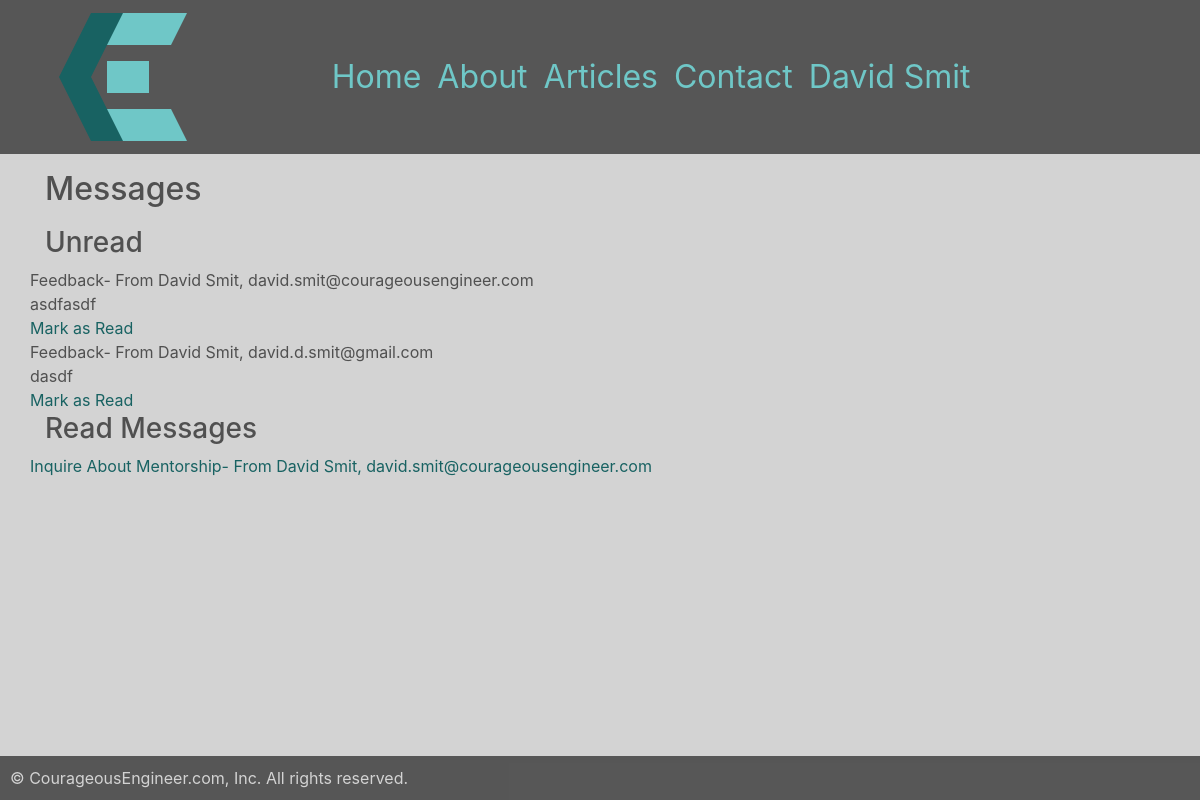
The app's page /read/messages (signed in) with its own data.
### chrissmit/services/db_models.py (models this page shows, shortened)
class User(db.Model, UserMixin):
    id = db.Column(db.Integer, primary_key=True, )
    authorization_level = db.Column(db.String(60), nullable=False, )
    linkedin = db.Column(db.String(100),)
    full_name = db.Column(db.String(45), unique=False, nullable=False,)
    twitter_handle = db.Column(db.String(20), unique=True, nullable=True,)
    email = db.Column(db.String(120), unique=True, nullable=False, )
    image_file = db.Column(db.String(20), nullable=False, default='default.svg', )
    password = db.Column(db.String(60), nullable=False, )
    articles = db.relationship('Article', backref='author', lazy=True)
    edits = db.relationship('ArticleEdits', backref='author', lazy=True)
    content = db.Column(db.Text, nullable=False)

class Messages(db.Model):
    id = db.Column(db.Integer, primary_key=True)
    name = db.Column(db.String(100), nullable=False)
    email = db.Column(db.String(120), nullable=False)
    reason = db.Column(db.Integer, db.ForeignKey('reasons.id'))
    content = db.Column(db.Text, nullable=False)

class Reasons(db.Model):
    id = db.Column(db.Integer, primary_key=True)
    desc = db.Column(db.String(50), nullable=False)

### chrissmit/views/maintenance_views.py (the view)
@blueprint.route('/read/messages')
@login_required
def read_messages():
    read_messages = messages.get_read()
    unread_messages = messages.get_unread()
    return render_template(
        template_name_or_list=f'maintenance/messages.html',
        website_title='Read the messages.',
        nav_data=navigation.data(),
        read_messages=read_messages,
        unread_messages=unread_messages,
    )

### chrissmit/services/article.py (called while the page is built)
def get_last(number=4, desc=True):
    full_article = full_article_data()
    if desc:
        return full_article.filter(Article.is_released==True).order_by(Article.posted.desc()).limit(number).all()
    return full_article.filter(Article.is_released==True).limit(number).all()

def full_article_data():
    fields = full_data_fields()
    return fields.join(
        ArticleEdits,
        Article.current_edit_id == ArticleEdits.id,
    ).join(
        User,
        Article.author_id == User.id
    )

def full_data_fields():
    return db.session.query(
        ArticleEdits.id,
        ArticleEdits.article_id,
        Article.posted,
        Article.edited,
        Article.is_released,
        Article.author_id,
        Article.current_edit_id,
        ArticleEdits.title,
        ArticleEdits.preview,
        ArticleEdits.content,
        ArticleEdits.image_file,
        ArticleEdits.user_id,
        ArticleEdits.is_edited,
        ArticleEdits.is_ready_for_release,
        ArticleEdits.edited,
        Article.author_id,
        User.full_name,
    )

### chrissmit/services/db_models.py (called while the page is built)
@login_manager.user_loader
def load_user(user_id):
    return User.query.get(int(user_id))

### chrissmit/services/messages.py (called while the page is built)
def get_read():
    full_message = full_message_data()
    user_read = user_read_data()
    return full_message.filter(
        Messages.id.in_(user_read),
    ).all()

def get_unread():
    full_message = full_message_data()
    user_read = user_read_data()
    return full_message.filter(
        ~Messages.id.in_(user_read),
    ).all()

def user_read_data():
    return db.session.query(
        Read.message_id
        ).filter(
        Read.user_id == current_user.id
    )

def full_message_data():
    return db.session.query(
        Messages.id,
        Messages.name,
        Messages.email,
        Messages.content,
        Reasons.desc,
    ).join(
        Reasons,
        Reasons.id == Messages.reason,
    )

### chrissmit/services/navigation.py (called while the page is built)
def data():
    return {
        'articles':article.get_last(4),
        'authors':profile.get_all(),
    }

### chrissmit/services/profile.py (called while the page is built)
def get_all():
    return User.query.all()

### chrissmit/templates/maintenance/messages.html
{% extends "shared/_layout.html" %}
{% block main_content %}
    <h2>Messages</h2>
    {% if unread_messages %}
        <h3>Unread</h3>
        {%  for message in unread_messages %}
            <div class="row">
                {{ message.desc }}- From {{ message.name }}, {{ message.email }}
            </div>
            <div class="row">
                {{ message.content }}
            </div>
            <div class="row">
                <a href="{{ url_for('maintenance.read_message',message_id=message.id) }}">
                    Mark as Read
                </a>
                <br>
            </div>
        {% endfor %}
    {% endif %}
    {% if read_messages %}
    <h3>Read Messages</h3>
    {%  for message in read_messages %}
        <div class="row">
            <a href="{{ url_for('maintenance.read_message',message_id=message.id) }}">
                {{ message.desc }}- From {{ message.name }}, {{ message.email }}
            </a>
        </div>
    {% endfor %}
    {% endif %}
{%  endblock %}

### chrissmit/templates/shared/_layout.html (shortened to what this page needs)
<!DOCTYPE html>
<html lang="en">
<head>
    <link rel="stylesheet"
          href="https://stackpath.bootstrapcdn.com/bootstrap/4.1.3/css/bootstrap.min.css"
>
    <link rel="stylesheet" href="/static/css/site.css">
</head>
<body>
    <div class="nav-outer fixed-top">
        <div class="container menu">
            <nav class="navbar navbar-expand-lg col-sm-12">
                <div class="row">
                    <button class="navbar-toggler logo" type="button" data-toggle="collapse" data-target="#navbarNavDropdown " id="logo">
                        <img src="../../../static/img/logo.svg">
                    </button>
                </div>
                <div class="col-sm-9">
                    <div class="collapse navbar-collapse" id="navbarNavDropdown">
                        <ul class="navbar-nav">
                            <li class="nav-item"><a class="nav-link" href="{{ url_for('navigation.index') }}">Home</a></li>
                            <li class="nav-item">
                                <div class="dropdown show">
                                    <a
                                    class="nav-link"
                                    href="#"
                                    role="button"
                                    id="dropdownMenuLink"
                                    data-toggle="dropdown"
                                    aria-haspopup="true"
                                    aria-expanded="false">About</a>
                                </div>
                            </li>
                            <li class="nav-item">
                                <div class="dropdown show">
                                    <a class="nav-link"
                                        href="#" role="button"
                                        id="dropdownMenuLink"
                                        data-toggle="dropdown"
                                        aria-haspopup="true"
                                        aria-expanded="false">Articles</a>
                                </div>
                            </li>
                            <li class="nav-item"><a class="nav-link" href="{{ url_for('navigation.contact') }}">Contact</a></li>
                            {% if current_user.is_authenticated %}
                            <li class="nav-item">
                                <div class="dropdown show">
                                    <a class="nav-link"
                                        href="#" role="button"
                                        id="dropdownMenuLink"
                                        data-toggle="dropdown"
                                        aria-haspopup="true"
                                        aria-expanded="false">{{ current_user.full_name }}</a>
                                </div>
                            {% endif %}
                        </ul>
                    </div>
                </div>
            </nav>
        </div>
    </div>
    <div class="main_content container">
        <div class="row">
            <div class="col-lg-10 col-12">
                {% block main_content %}
                {% endblock %}
            </div>
        </div>
    </div>
    <footer class="">
        © CourageousEngineer.com, Inc. All rights reserved.
    </footer>
</body>
</html>

### chrissmit/static/css/site.css (style rules this page uses)
:root { --backgroundColor: lightgrey; --primaryFontColor: rgba(80,80,80,1); --navBackgroundColor: rgba(80,80,80,0.95); --navDropDownBackgroundColor: rgba(80,80,80,0.8); --navDropDownText: lightgrey; --lightAccent: #6FC7C7; --darkAccent: #186262; }
html { background-color: var(--backgroundColor); font-size: 22px; }
@media screen and (min-width: 320px) { html { font-size: calc(22px + 6 * ((100vw - 320px) / 680)); --cardWidth: 25rem; --cardHeight: 25rem; --cardPic: 20rem; } }
@media screen and (min-width: 1000px) { html { font-size: 16px; --cardWidth: 18rem; --cardHeight: 22rem; --cardPic: 10rem; } }
body { background-color: var(--backgroundColor); position: relative; min-height: calc(100vh - 160px); }
.main_content { margin-top: 160px; color: var(--primaryFontColor); background-color: var(--backgroundColor); border: 2px; padding-bottom:50px; }
footer { background-color: var(--navBackgroundColor); color: var(--backgroundColor); padding: 10px; position: center; width: 100%; position: absolute; bottom: 0; }
h2 { color: var(--primaryFontColor); padding-top: 10px; padding-bottom: 10px; }
.nav-outer { background-color: var(--navBackgroundColor); width: 100%; }
nav { font-size: 2rem; margin-left: 0px; margin-right: auto; }
.nav-link { color: var(--lightAccent); text-align: left; margin-left: auto; margin-right: 0px; width: 100% }
a { color: var(--darkAccent); }
#logo { display: inline-block; }
.collapse:not(.show) { float: right; }

### records on screen
User: full_name "David Smit"
Messages: desc "Feedback", name "David Smit", email "david.smit@courageousengineer.com", content "asdfasdf"
Messages: desc "Feedback", name "David Smit", email "david.d.smit@gmail.com", content "dasdf"
Messages: desc "Inquire About Mentorship", name "David Smit", email "david.smit@courageousengineer.com"
